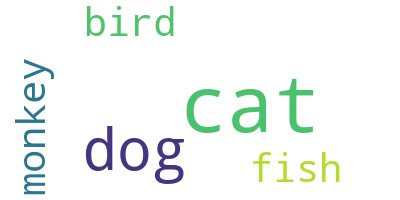

Reproduce this figure in Python.
from wordcloud import WordCloud			#导入模块
text = "dog cat fish bird cat cat dog cat cat dog monkey cat"
wc = WordCloud(background_color="white")	#实例化WordCloud对象
wc.generate(text)						#文本分词，生成词云图
wc.to_file("wc_animals.png")				#词云图输出到图像文件
